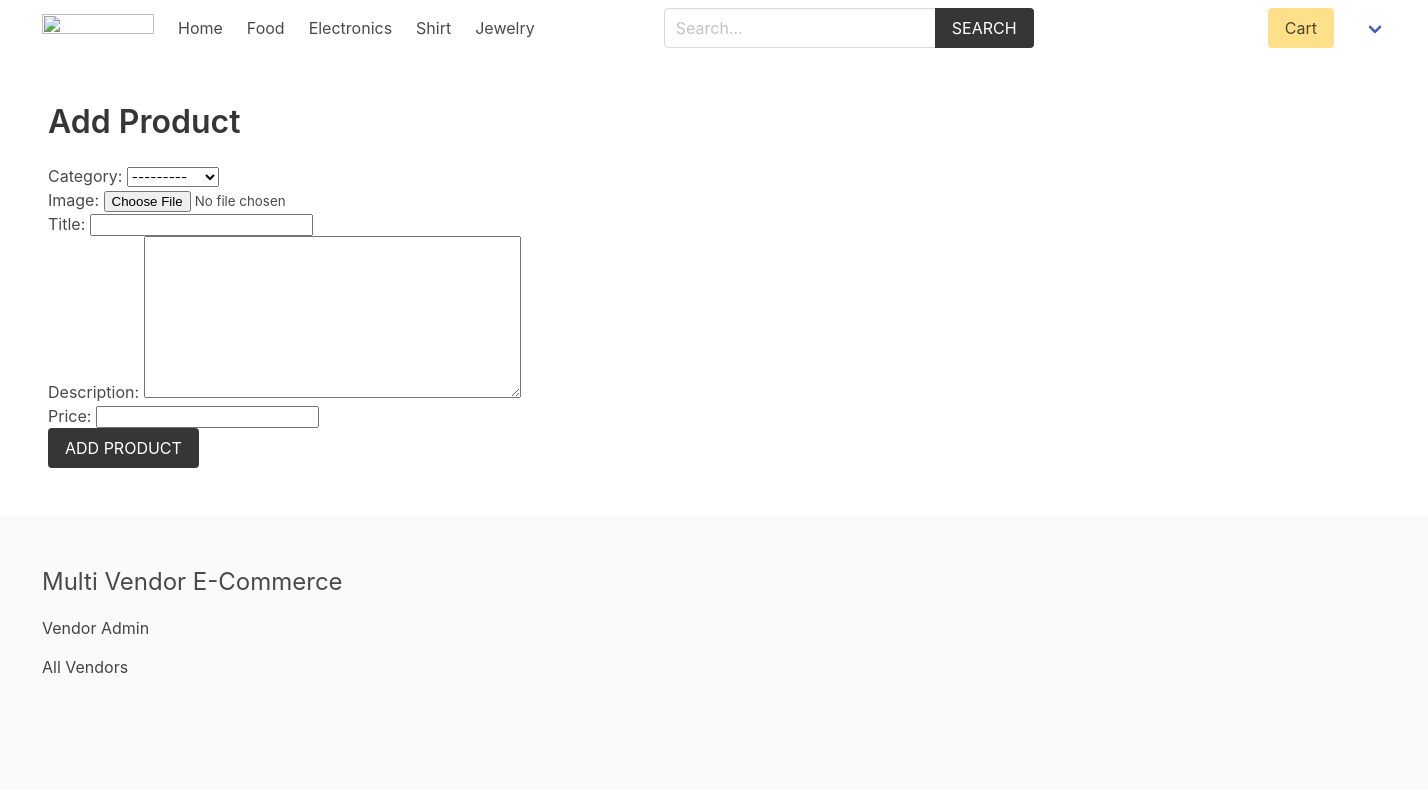
Before: /vendor/add-product/ (signed in) with the older database file.
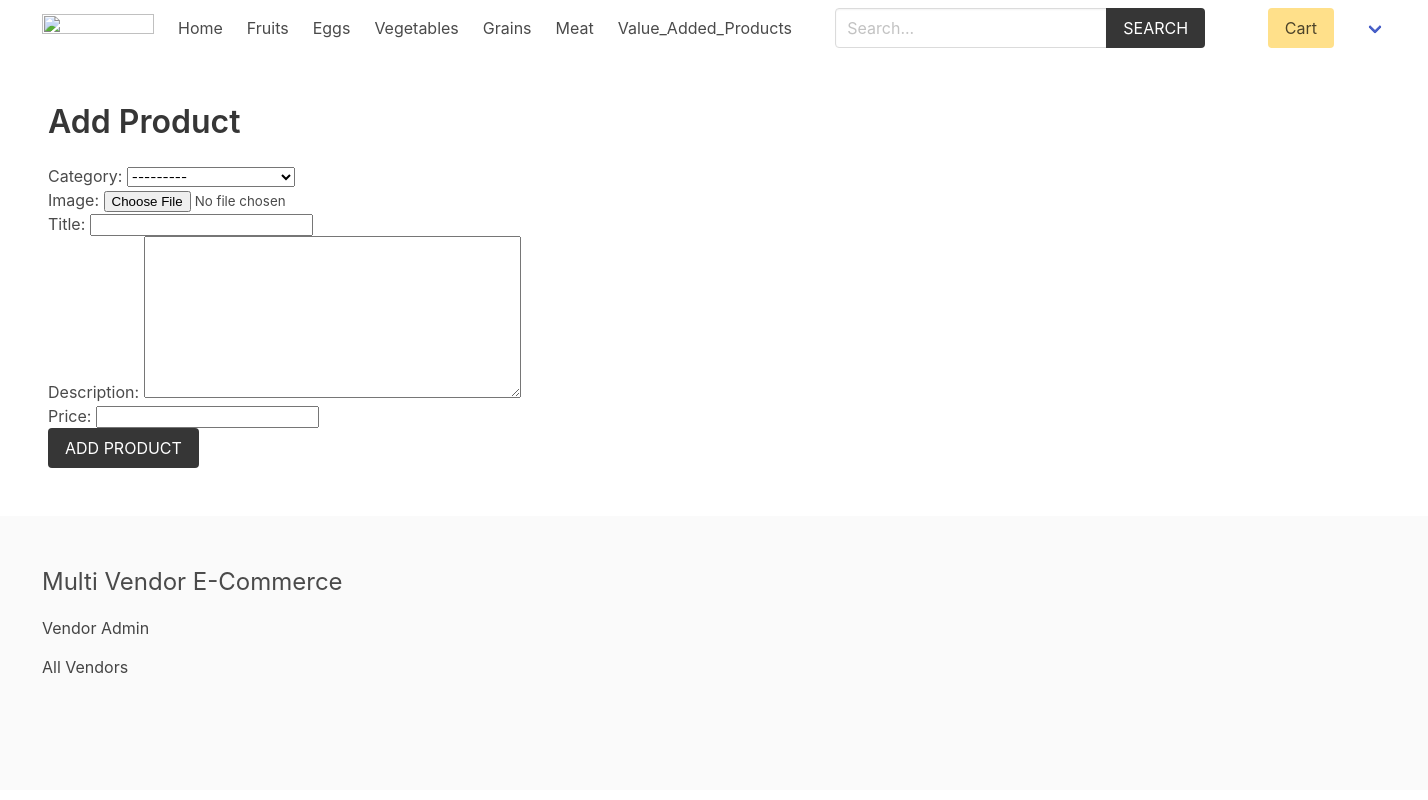
After: the same page with the newer database file.
### product/models.py (models this page shows)
class Category(models.Model):
    title = models.CharField(max_length=50)
    slug = models.SlugField(max_length=55)
    ordering = models.IntegerField(default=0)
    class Meta:
        ordering = ['ordering']
    def __str__(self):
        return self.title

### vendor/views.py (the view)
# urls.py: path('add-product/', views.add_product, name="add-product"),
@login_required
def add_product(request):
    if request.method == 'POST':
        form = ProductForm(request.POST, request.FILES)
        if form.is_valid():
            product = form.save(commit=False) # Because we have not given vendor yet
            product.vendor = request.user.vendor
            product.slug = slugify(product.title)
            product.save() #finally save
            return redirect('vendor:vendor-admin')
    else:
        form = ProductForm
    return render(request, 'vendor/add_product.html', {'form': form})

### cart/cart.py (called while the page is built)
    def __len__(self):
        return sum(item['quantity'] for item in self.cart.values())

### cart/context_processors.py (called while the page is built)
def cart(request):
    return {'cart': Cart(request)}

### product/context_processors.py (called while the page is built)
def menu_categories(request):
    categories = Category.objects.all()
    return {'categories': categories}

### templates/vendor/add_product.html (shortened to what this page needs)
{% extends 'core/base.html' %}
{% block content %}
    <h1 class="title">Add Product</h1>
    <form method="post" action="" enctype="multipart/form-data">
        {{ form.as_p }}
        <div class="field">
            <div class="control">
                <button class="button is-dark is-uppercase">Add Product</button>
            </div>
        </div>
    </form>
{% endblock content %}

### templates/core/base.html (shortened to what this page needs)
{% load static %}
<!DOCTYPE html>
<html lang="en">
<head>
    <link rel="stylesheet" href="https://cdn.jsdelivr.net/npm/bulma@0.9.2/css/bulma.min.css">
    <link rel="stylesheet" href="{% static 'css/main.css' %}">
</head>
<body>
    <div class="container">
        <nav class="navbar" role="navigation" aria-label="main navigation">
            <div class="navbar-brand">
                <a class="navbar-item" href="{% url 'core:home' %}">
                <img src="https://2.bp.blogspot.com/-mkVne3V2tzY/Xfo99c80KUI/AAAAAAAAD_c/9EbC4qu-fYAeVjLi3ONzRZ-osIW4H3qBACK4BGAYYCw/s1600/Vijay%2BThapa%2BLogo%2BHD.png" width="112" height="28">
                </a>
            </div>
            <div id="navbarBasicExample" class="navbar-menu">
                <div class="navbar-start">
                <a class="navbar-item" href="{% url 'core:home' %}">
                    Home
                </a>
                {% for category in categories %}
                    <a class="navbar-item" href="{% url 'product:category' category.slug %}">
                        {{category.title}}
                    </a>
                {% endfor %}
                </div>
                <div class="navbar-start">
                    <div class="navbar-item">
                        <form method="get" action="{% url 'product:search' %}">
                            <div class="field has-addons">
                                <div class="control">
                                    <input type="search" name="query" id="" class="input" placeholder="Search...">
                                </div>
                                <div class="control">
                                    <button class="button is-dark is-uppercase">Search</button>
                                </div>
                            </div>
                        </form>
                    </div>
                </div>
                <div class="navbar-end">
                <div class="navbar-item">
                    <a href="{% url 'cart:cart' %}" class="button is-warning">Cart {% if cart %}({{cart|length}}){% endif %}</a>
                </div>
                {% if request.user.is_authenticated %}
                <div class="navbar-item has-dropdown is-hoverable">
                    <a class="navbar-link is-capitalized">
                    </a>
                </div>
                {% endif %}
                </div>
            </div>
            </nav>
    </div>
    <section class="section">
        <div class="container">
            {% block content %}{% endblock content %}
        </div>
    </section>
    <footer class="footer">
        <div class="container">
            <h3 class="is-size-4 mb-4">Multi Vendor E-Commerce</h3>
            {% if request.user.is_authenticated %}
                <a href="{% url 'vendor:vendor-admin' %}">Vendor Admin</a>
            {% else %}
                <a href="{% url 'vendor:become-vendor' %}">Become a Vendor</a>
            {% endif %}
            <br>
            <a href="{% url 'vendor:vendors' %}">All Vendors</a>
        </div>
    </footer>
</body>
</html>

Changed rows visible on the page:
removed Category: title "Food"
removed Category: title "Electronics"
removed Category: title "Shirt"
removed Category: title "Jewelry"
added Category: title "Fruits"
added Category: title "Eggs"
added Category: title "Vegetables"
added Category: title "Grains"
added Category: title "Meat"
added Category: title "Value_Added_Products"
